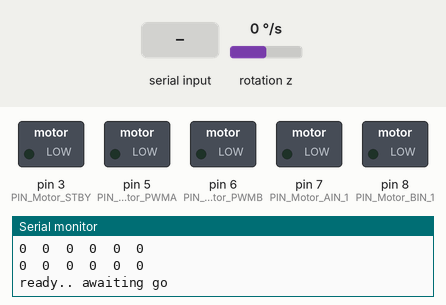
The sketch below on a simulated Arduino Uno, built with avr-gcc and run on an emulated ATmega328P. Shown: switched loads named in the sketch (green lamp = pin HIGH), the last lines printed to the serial monitor. The inputs (shaded band) are chosen by the test bench; at power-on: rotation z 0 °/s.

Above: at 2.3 s.
2.4 s: "g\n" received over Serial
At 3.4 s:
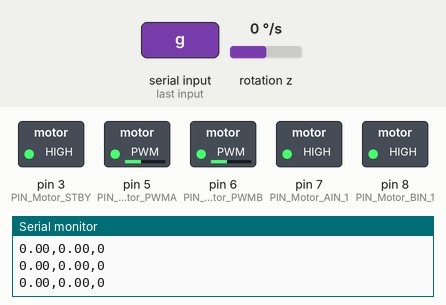
3.9 s: rotation z set to 100 °/s
At 4.6 s:
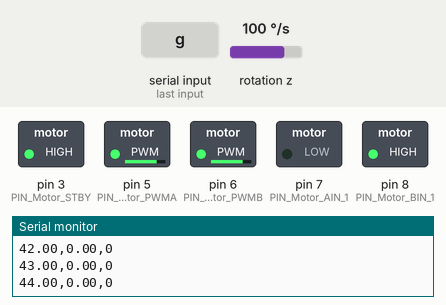
5.8 s: byte 116 ('t') received over Serial
At 6.7 s:
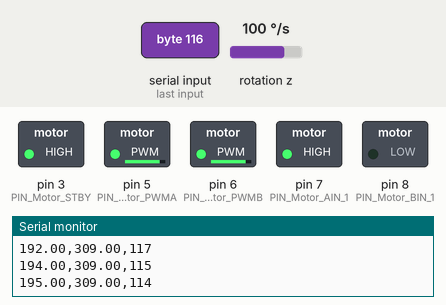
8.8 s: rotation z set to -100 °/s
At 9.26 s:
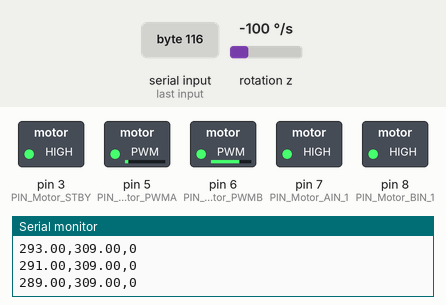
11.4 s: byte 115 ('s') received over Serial
At 11.9 s:
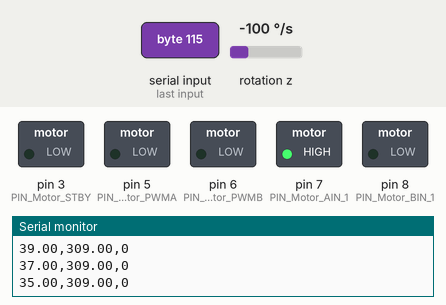
12.9 s: byte 103 ('g') received over Serial
At 13.8 s:
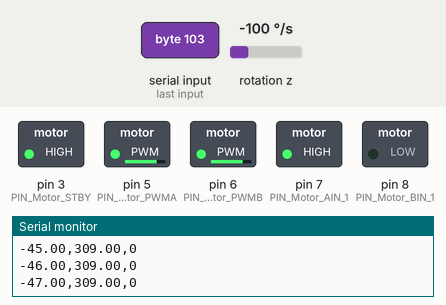
Timing chart, 0 to 15.9 s (numbered marks = the images above; inputs shaded):
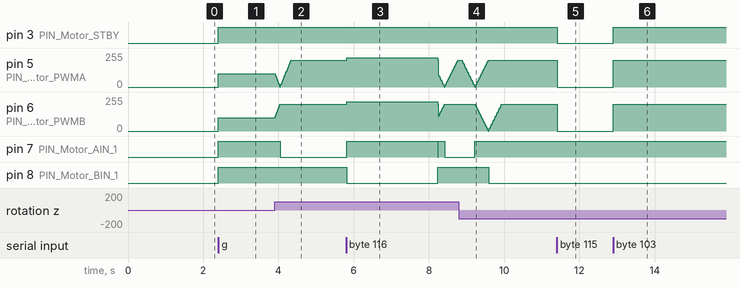

Measured:
- after the input at 2.4 s, pin 3 (PIN_Motor_STBY), pin 7 (PIN_Motor_AIN_1), pin 8 (PIN_Motor_BIN_1): LOW → HIGH at once; pin 5 (PIN_Motor_PWMA), pin 6 (PIN_Motor_PWMB): 0/255 → 100/255 at once
- after the input at 3.9 s, pin 6 (PIN_Motor_PWMB): moves from 100/255 to 200/255 over 0.12 s, starting at once; pin 7 (PIN_Motor_AIN_1): HIGH → LOW after 0.15 s
- after the input at 5.8 s, pin 7 (PIN_Motor_AIN_1): LOW → HIGH at once, → LOW 2.4 s later, → HIGH 0.02 s later, → LOW 0.18 s later; pin 8 (PIN_Motor_BIN_1): HIGH → LOW at once, → HIGH 2.4 s later
- after the input at 8.8 s, pin 7 (PIN_Motor_AIN_1): LOW → HIGH after 0.42 s; pin 8 (PIN_Motor_BIN_1): HIGH → LOW after 0.79 s
- after the input at 11.4 s, pin 3 (PIN_Motor_STBY): HIGH → LOW at once; pin 5 (PIN_Motor_PWMA), pin 6 (PIN_Motor_PWMB): 200/255 → 0/255 at once
- after the input at 12.9 s, pin 3 (PIN_Motor_STBY): LOW → HIGH at once; pin 5 (PIN_Motor_PWMA), pin 6 (PIN_Motor_PWMB): 0/255 → 200/255 at once

The sketch:

movement_control.ino
```cpp
#include "I2Cdev.h"
#include "MPU6050.h"

// Arduino Wire library is required if I2Cdev I2CDEV_ARDUINO_WIRE implementation
// is used in I2Cdev.h
#if I2CDEV_IMPLEMENTATION == I2CDEV_ARDUINO_WIRE
#include "Wire.h"
#endif

MPU6050 accelgyro;

float yaw;
float yaw_rate;
float elapsedTime, currentTime, previousTime;

#include "motor.h"
Motor AppMotor;

int speed = 100;
float delta_speed = 0.0;
float target_angular_velocity = 0.0;
float error_angular_velocity;

bool spin_to_yaw = false;
float target_yaw = 0.0;

String msg;
bool go = false;

void imu_init(MPU6050 accelgyro) {
// join I2C bus (I2Cdev library doesn't do this automatically)
#if I2CDEV_IMPLEMENTATION == I2CDEV_ARDUINO_WIRE
  Wire.begin();
#elif I2CDEV_IMPLEMENTATION == I2CDEV_BUILTIN_FASTWIRE
  Fastwire::setup(400, true);
#endif

  // initialize device
  Serial.println("Initializing I2C devices...");
  accelgyro.initialize();

  // verify connection
  Serial.println("Testing device connections...");
  Serial.println(accelgyro.testConnection() ? "MPU6050 connection successful" : "MPU6050 connection failed");

  // use the code below to change accel/gyro offset values
  Serial.println("Updating internal sensor offsets...");
  // 884,   -3459,    1446,      68,      87,      95
  Serial.print(accelgyro.getXAccelOffset());
  Serial.print("\t");
  Serial.print(accelgyro.getYAccelOffset());
  Serial.print("\t");
  Serial.print(accelgyro.getZAccelOffset());
  Serial.print("\t");
  Serial.print(accelgyro.getXGyroOffset());
  Serial.print("\t");
  Serial.print(accelgyro.getYGyroOffset());
  Serial.print("\t");
  Serial.print(accelgyro.getZGyroOffset());
  Serial.print("\t");
  Serial.print("\n");
  accelgyro.setXAccelOffset(884);
  accelgyro.setYAccelOffset(-3459);
  accelgyro.setZAccelOffset(1446);
  accelgyro.setXGyroOffset(68);
  accelgyro.setYGyroOffset(87);
  accelgyro.setZGyroOffset(95);
  Serial.print(accelgyro.getXAccelOffset());
  Serial.print("\t");
  Serial.print(accelgyro.getYAccelOffset());
  Serial.print("\t");
  Serial.print(accelgyro.getZAccelOffset());
  Serial.print("\t");
  Serial.print(accelgyro.getXGyroOffset());
  Serial.print("\t");
  Serial.print(accelgyro.getYGyroOffset());
  Serial.print("\t");
  Serial.print(accelgyro.getZGyroOffset());
  Serial.print("\t");
  Serial.print("\n");
  accelgyro.CalibrateAccel(6);
  accelgyro.CalibrateGyro(6);
  Serial.print(accelgyro.getXAccelOffset());
  Serial.print("\t");
  Serial.print(accelgyro.getYAccelOffset());
  Serial.print("\t");
  Serial.print(accelgyro.getZAccelOffset());
  Serial.print("\t");
  Serial.print(accelgyro.getXGyroOffset());
  Serial.print("\t");
  Serial.print(accelgyro.getYGyroOffset());
  Serial.print("\t");
  Serial.print(accelgyro.getZGyroOffset());
  Serial.print("\t");
  Serial.print("\n");
}

void setup() {
  Serial.begin(9600);
  AppMotor.init();
  imu_init(accelgyro);
  delay(1000);

  Serial.println("ready.. awaiting go");
}

void loop() {
  previousTime = currentTime;                         // Previous time is stored before the actual time read
  currentTime = millis();                             // Current time actual time read
  elapsedTime = (currentTime - previousTime) / 1000;  // Divide by 1000 to get seconds

  yaw_rate = accelgyro.getRotationZ() / 131.0;
  yaw = yaw + yaw_rate * elapsedTime;
  yaw = (int)yaw % 360;

  /*
  Serial.print(yaw);
  Serial.print(",");
  Serial.println(yaw_rate);
  */

  if (go) {
    error_angular_velocity = target_angular_velocity - yaw_rate;

    // proportional correction
    delta_speed += 0.1 * error_angular_velocity;

    int speed_right = speed + delta_speed;
    int speed_left = speed - delta_speed;
    speed_right = constrain(speed_right, -200, 200);
    speed_left = constrain(speed_left, -200, 200);

    //Serial.print(target_angular_velocity);
    //Serial.print(",");
    //Serial.print(yaw_rate);
    //Serial.print(",");
    //Serial.print(error_angular_velocity);
    //Serial.print(",");
    //Serial.println(delta_speed);

    int yaw_delta = 0;
    if (spin_to_yaw) {
      yaw_delta = abs(target_yaw - yaw);
      yaw_delta = yaw_delta % 360;
      if (yaw_delta < 10) {
        spin_to_yaw = false;
        delta_speed = 0;
      } else {
        speed_right = 220;
        speed_left = -220;
      }
    }

    Serial.print(yaw);
    Serial.print(",");
    Serial.print(target_yaw);
    Serial.print(",");
    Serial.println(yaw_delta);

    AppMotor.control(speed_right, speed_left);
  }

  if (Serial.available() > 0) {
    char c = Serial.read();

    switch (c) {
      case 'g': go = true; break;
      case 's':
        go = false;
        AppMotor.stop();
        break;
      case 'z': target_angular_velocity = 0.0; break;
      case 'l': target_angular_velocity = 90.0; break;
      case 'r': target_angular_velocity = -90.0; break;
      case 'u': speed += 20.0; break;
      case 'd': speed -= 20.0; break;
      case 't':
        target_yaw = yaw + 180;
        target_yaw = (int)target_yaw % 360;
        spin_to_yaw = true;
        break;
    }
  }
}
```

motor.cpp
```cpp
#include "motor.h"

/*Motor control*/
void Motor::init(void) {
  pinMode(PIN_Motor_PWMA, OUTPUT);
  pinMode(PIN_Motor_PWMB, OUTPUT);
  pinMode(PIN_Motor_AIN_1, OUTPUT);
  pinMode(PIN_Motor_BIN_1, OUTPUT);
  pinMode(PIN_Motor_STBY, OUTPUT);
}

void Motor::control(int16_t speed_A, int16_t speed_B) {
  digitalWrite(PIN_Motor_STBY, HIGH);

  bool direction_A = direction_forward;
  if (speed_A < 0) {
    direction_A = direction_backward;
    speed_A *= -1;
  }
  digitalWrite(PIN_Motor_AIN_1, direction_A);
  analogWrite(PIN_Motor_PWMA, speed_A);

  bool direction_B = direction_forward;
  if (speed_B < 0) {
    direction_B = direction_backward;
    speed_B *= -1;
  }
  digitalWrite(PIN_Motor_BIN_1, direction_B);
  analogWrite(PIN_Motor_PWMB, speed_B);
}

void Motor::stop(void) {
  analogWrite(PIN_Motor_PWMA, 0);
  analogWrite(PIN_Motor_PWMB, 0);
  digitalWrite(PIN_Motor_STBY, LOW);
}
```

motor.h
```cpp
#ifndef _motor_H_
#define _motor_H_

#include <arduino.h>

/*Motor*/
class Motor {
public:
  void init(void);
  void control(int16_t speed_A, int16_t speed_B);
  void stop(void);
private:
#define PIN_Motor_PWMA 5
#define PIN_Motor_PWMB 6
#define PIN_Motor_BIN_1 8
#define PIN_Motor_AIN_1 7
#define PIN_Motor_STBY 3

public:
#define speed_max 240
#define direction_forward HIGH
#define direction_backward LOW
#define direction_void 3
};

#endif
```
